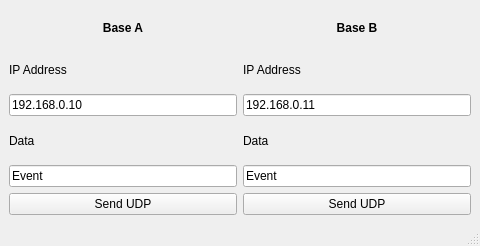
<?xml version="1.0" encoding="UTF-8"?>
<ui version="4.0">
 <class>MainWindow</class>
 <widget class="QMainWindow" name="MainWindow">
  <property name="geometry">
   <rect>
    <x>0</x>
    <y>0</y>
    <width>480</width>
    <height>246</height>
   </rect>
  </property>
  <property name="minimumSize">
   <size>
    <width>0</width>
    <height>0</height>
   </size>
  </property>
  <property name="windowTitle">
   <string>MainWindow</string>
  </property>
  <widget class="QWidget" name="centralwidget">
   <layout class="QGridLayout" name="gridLayout">
    <item row="1" column="0">
     <layout class="QHBoxLayout" name="horizontalLayout">
      <item>
       <layout class="QVBoxLayout" name="verticalLayout">
        <item>
         <widget class="QLabel" name="label">
          <property name="font">
           <font>
            <weight>75</weight>
            <bold>true</bold>
           </font>
          </property>
          <property name="text">
           <string>Base A</string>
          </property>
          <property name="alignment">
           <set>Qt::AlignCenter</set>
          </property>
         </widget>
        </item>
        <item>
         <widget class="QLabel" name="label_3">
          <property name="text">
           <string>IP Address</string>
          </property>
         </widget>
        </item>
        <item>
         <widget class="QLineEdit" name="ip_A">
          <property name="text">
           <string>192.168.0.10</string>
          </property>
         </widget>
        </item>
        <item>
         <widget class="QLabel" name="label_5">
          <property name="text">
           <string>Data</string>
          </property>
         </widget>
        </item>
        <item>
         <widget class="QLineEdit" name="data_A">
          <property name="text">
           <string>Event</string>
          </property>
         </widget>
        </item>
        <item>
         <widget class="QPushButton" name="btn_send_A">
          <property name="text">
           <string>Send UDP</string>
          </property>
         </widget>
        </item>
       </layout>
      </item>
      <item>
       <layout class="QVBoxLayout" name="verticalLayout_2">
        <item>
         <widget class="QLabel" name="label_2">
          <property name="font">
           <font>
            <weight>75</weight>
            <bold>true</bold>
           </font>
          </property>
          <property name="text">
           <string>Base B</string>
          </property>
          <property name="alignment">
           <set>Qt::AlignCenter</set>
          </property>
         </widget>
        </item>
        <item>
         <widget class="QLabel" name="label_4">
          <property name="text">
           <string>IP Address</string>
          </property>
         </widget>
        </item>
        <item>
         <widget class="QLineEdit" name="ip_B">
          <property name="text">
           <string>192.168.0.11</string>
          </property>
         </widget>
        </item>
        <item>
         <widget class="QLabel" name="label_6">
          <property name="text">
           <string>Data</string>
          </property>
         </widget>
        </item>
        <item>
         <widget class="QLineEdit" name="data_B">
          <property name="text">
           <string>Event</string>
          </property>
         </widget>
        </item>
        <item>
         <widget class="QPushButton" name="btn_send_B">
          <property name="text">
           <string>Send UDP</string>
          </property>
         </widget>
        </item>
       </layout>
      </item>
     </layout>
    </item>
   </layout>
  </widget>
  <widget class="QStatusBar" name="statusbar"/>
 </widget>
 <resources/>
 <connections/>
</ui>
